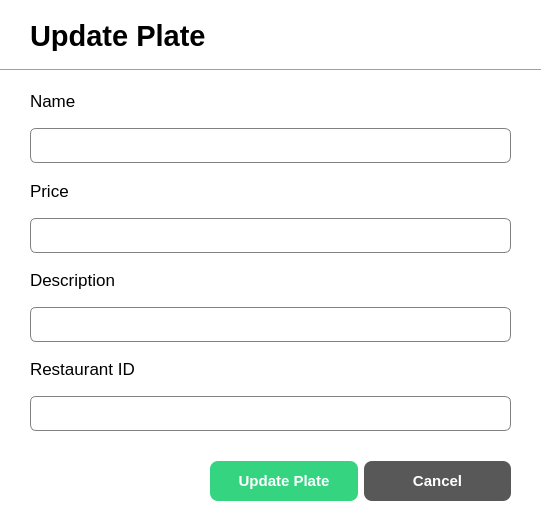
<?xml version="1.0" encoding="UTF-8"?>
<ui version="4.0">
 <class>UpdatePlateDialog</class>
 <widget class="QDialog" name="UpdatePlateDialog">
  <property name="geometry">
   <rect>
    <x>0</x>
    <y>0</y>
    <width>542</width>
    <height>529</height>
   </rect>
  </property>
  <property name="windowTitle">
   <string>Update Plate Dialog</string>
  </property>
  <property name="styleSheet">
   <string notr="true">QDialog{
	background-color: white;
}

QLineEdit{
	border: 1px solid gray;
	border-radius: 6px;
	padding-left: 15px;
height: 35px;
}

</string>
  </property>
  <widget class="QLabel" name="label">
   <property name="geometry">
    <rect>
     <x>30</x>
     <y>20</y>
     <width>271</width>
     <height>31</height>
    </rect>
   </property>
   <property name="font">
    <font>
     <pointsize>22</pointsize>
     <bold>true</bold>
    </font>
   </property>
   <property name="text">
    <string>Update Plate</string>
   </property>
  </widget>
  <widget class="QWidget" name="layoutWidget">
   <property name="geometry">
    <rect>
     <x>30</x>
     <y>80</y>
     <width>481</width>
     <height>351</height>
    </rect>
   </property>
   <layout class="QVBoxLayout" name="verticalLayout_5">
    <item>
     <layout class="QVBoxLayout" name="verticalLayout">
      <item>
       <widget class="QLabel" name="label_2">
        <property name="font">
         <font>
          <pointsize>13</pointsize>
         </font>
        </property>
        <property name="text">
         <string>Name</string>
        </property>
       </widget>
      </item>
      <item>
       <widget class="QLineEdit" name="lineEdit_name">
        <property name="minimumSize">
         <size>
          <width>0</width>
          <height>35</height>
         </size>
        </property>
        <property name="maximumSize">
         <size>
          <width>16777215</width>
          <height>35</height>
         </size>
        </property>
       </widget>
      </item>
     </layout>
    </item>
    <item>
     <layout class="QVBoxLayout" name="verticalLayout_2">
      <item>
       <widget class="QLabel" name="label_3">
        <property name="font">
         <font>
          <pointsize>13</pointsize>
         </font>
        </property>
        <property name="text">
         <string>Price</string>
        </property>
       </widget>
      </item>
      <item>
       <widget class="QLineEdit" name="lineEdit_price">
        <property name="minimumSize">
         <size>
          <width>0</width>
          <height>35</height>
         </size>
        </property>
        <property name="maximumSize">
         <size>
          <width>16777215</width>
          <height>35</height>
         </size>
        </property>
       </widget>
      </item>
     </layout>
    </item>
    <item>
     <layout class="QVBoxLayout" name="verticalLayout_3">
      <item>
       <widget class="QLabel" name="label_4">
        <property name="font">
         <font>
          <pointsize>13</pointsize>
         </font>
        </property>
        <property name="text">
         <string>Description</string>
        </property>
       </widget>
      </item>
      <item>
       <widget class="QLineEdit" name="lineEdit_description">
        <property name="minimumSize">
         <size>
          <width>0</width>
          <height>35</height>
         </size>
        </property>
        <property name="maximumSize">
         <size>
          <width>16777215</width>
          <height>35</height>
         </size>
        </property>
       </widget>
      </item>
     </layout>
    </item>
    <item>
     <layout class="QVBoxLayout" name="verticalLayout_4">
      <item>
       <widget class="QLabel" name="label_5">
        <property name="font">
         <font>
          <pointsize>13</pointsize>
         </font>
        </property>
        <property name="text">
         <string>Restaurant ID</string>
        </property>
       </widget>
      </item>
      <item>
       <widget class="QLineEdit" name="lineEdit_restaurantID">
        <property name="minimumSize">
         <size>
          <width>0</width>
          <height>35</height>
         </size>
        </property>
        <property name="maximumSize">
         <size>
          <width>16777215</width>
          <height>35</height>
         </size>
        </property>
       </widget>
      </item>
     </layout>
    </item>
   </layout>
  </widget>
  <widget class="QWidget" name="layoutWidget">
   <property name="geometry">
    <rect>
     <x>210</x>
     <y>460</y>
     <width>301</width>
     <height>42</height>
    </rect>
   </property>
   <layout class="QHBoxLayout" name="horizontalLayout">
    <item>
     <widget class="QPushButton" name="btn_updatePlate">
      <property name="minimumSize">
       <size>
        <width>0</width>
        <height>40</height>
       </size>
      </property>
      <property name="styleSheet">
       <string notr="true">QPushButton{
	background-color: #34D481;
	color: white;
	border: none;
	border-radius: 8px;
	font-weight: bold;
	font-size: 15px
}</string>
      </property>
      <property name="text">
       <string>Update Plate</string>
      </property>
     </widget>
    </item>
    <item>
     <widget class="QPushButton" name="btn_cancel">
      <property name="minimumSize">
       <size>
        <width>0</width>
        <height>40</height>
       </size>
      </property>
      <property name="styleSheet">
       <string notr="true">QPushButton{
	background-color: #585858;
	color: white;
	border: none;
	border-radius: 8px;
	font-weight: bold;
	font-size: 15px
}</string>
      </property>
      <property name="text">
       <string>Cancel</string>
      </property>
     </widget>
    </item>
   </layout>
  </widget>
  <widget class="Line" name="line">
   <property name="geometry">
    <rect>
     <x>0</x>
     <y>60</y>
     <width>541</width>
     <height>20</height>
    </rect>
   </property>
   <property name="orientation">
    <enum>Qt::Horizontal</enum>
   </property>
  </widget>
 </widget>
 <resources/>
 <connections/>
</ui>
